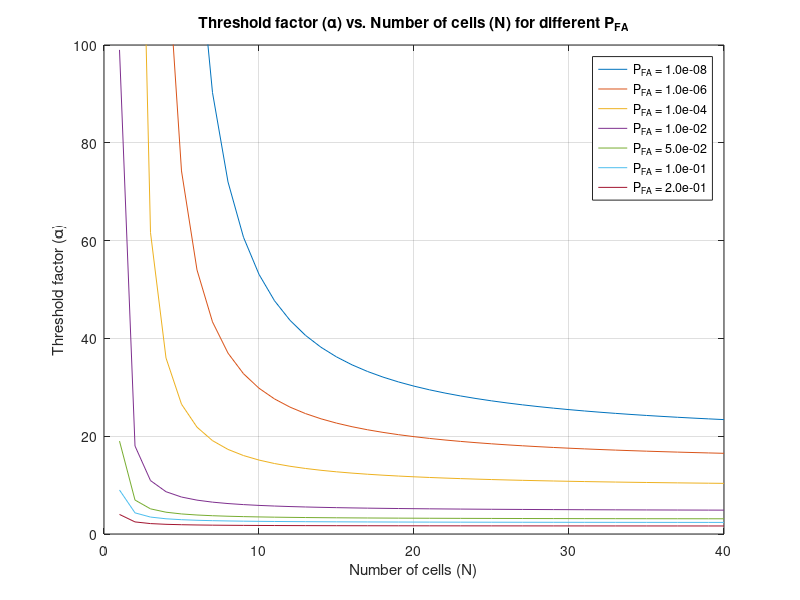

This figure's MATLAB source:
% Define the range of N (number of cells)
N = 1:40;

% Define the range of P_FA (false alarm probability)
P_FA = [1e-8,1e-6,1e-4,0.01, 0.05, 0.1, 0.2]; % Example values of P_FA

% Initialize a matrix to store alpha values for different P_FA
alpha_values = zeros(length(N), length(P_FA));

% Calculate alpha for each combination of N and P_FA
for i = 1:length(P_FA)
    alpha_values(:, i) = N .* (P_FA(i).^(-1./N) - 1);
end

% Plot alpha against N for different values of P_FA
figure;
plot(N, alpha_values);
legend(cellstr(num2str(P_FA', 'P_{FA} = %0.1e')));
xlabel('Number of cells (N)');
ylabel('Threshold factor (\alpha)');
title('Threshold factor (\alpha) vs. Number of cells (N) for different P_{FA}');
grid on;
ylim([0 100]);